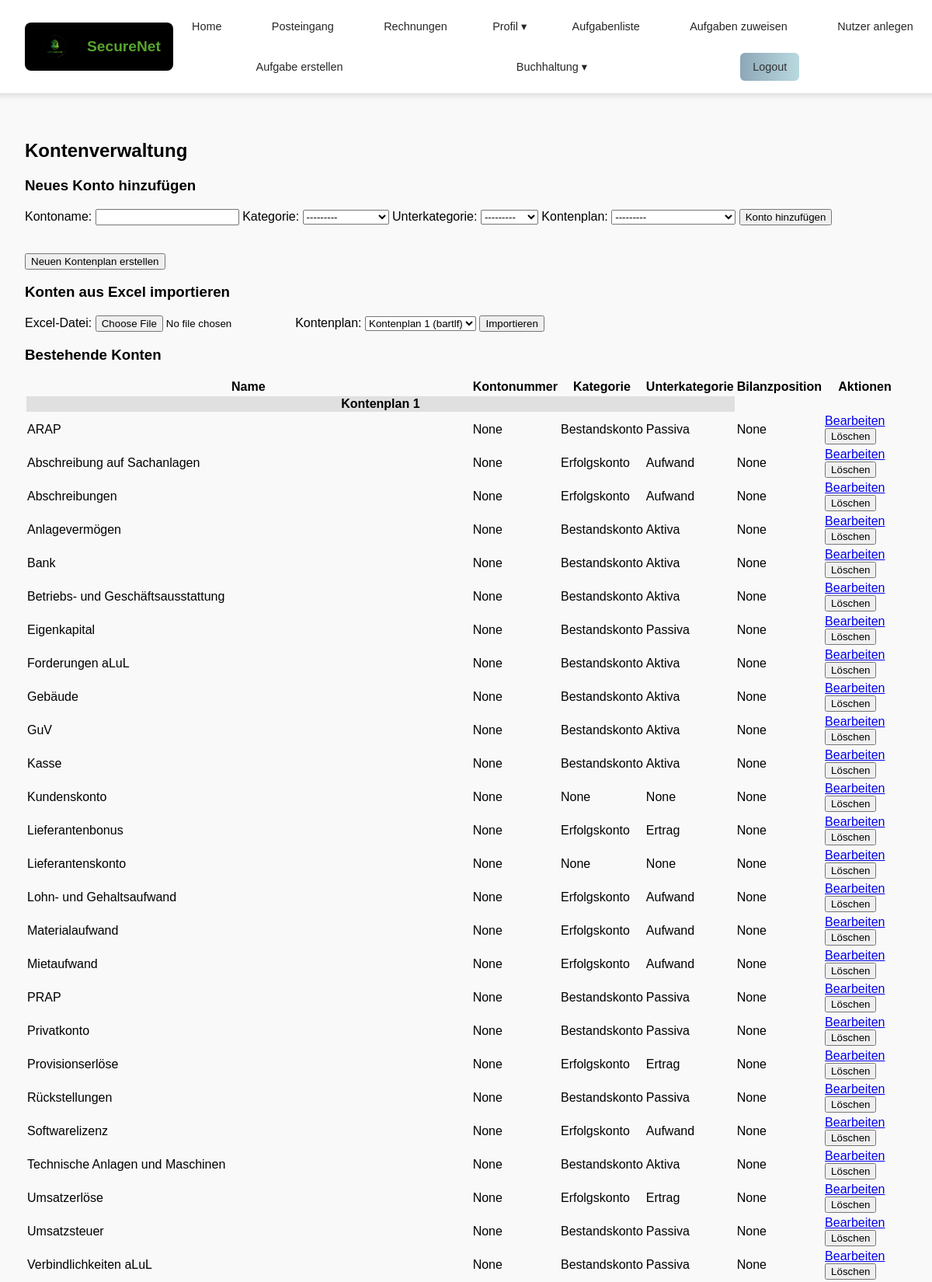
Screenshot of /posts/konten_verwalten/ (signed in, upper part) with the database file from the repository.
### posts/models.py (models this page shows, shortened)
class Konto(models.Model):
    KATEGORIE_CHOICES = [
        ('Bestandskonto', 'Bestandskonto'),
        ('Erfolgskonto', 'Erfolgskonto'),
    ]
    UNTERKATEGORIE_CHOICES = [
        ('Aktiva', 'Aktiva'),
        ('Passiva', 'Passiva'),
        ('Aufwand', 'Aufwand'),
        ('Ertrag', 'Ertrag'),
    ]
    name = models.CharField(max_length=255)
    kategorie = models.CharField(max_length=20, choices=KATEGORIE_CHOICES, blank=True, null=True)
    unterkategorie = models.CharField(max_length=20, choices=UNTERKATEGORIE_CHOICES, blank=True, null=True)
    kontonummer = models.IntegerField(null=True, blank=True)
    bilanzposition_nummer = models.IntegerField(null=True, blank=True)
    eins = models.CharField(max_length=20, choices=UNTERKATEGORIE_CHOICES, blank=True, null=True)
    erstellt_von = models.ForeignKey(
        settings.AUTH_USER_MODEL, null=True, blank=True,
        on_delete=models.SET_NULL, help_text="Nutzer, der das Konto erstellt hat"
    )
    kontenplan = models.ForeignKey('Kontenplan', null=True, blank=True, on_delete=models.SET_NULL)

### posts/views.py (the view)
    def _wrapped_view_func(request, *args, **kwargs):
        if request.user.is_authenticated and (request.user.role == 'teacher' or request.user.is_superuser):
            return view_func(request, *args, **kwargs)
        else:
            return HttpResponse(f'Fehlende Berechtigung <br><a href="{reverse("index")}">Zurück zur Startseite</a>')

### posts/forms.py
class KontoForm(forms.ModelForm):
    class Meta:
        model = Konto
        fields = ['name', 'kategorie', 'unterkategorie', 'kontenplan','kontonummer', 'bilanzposition_nummer']
    def __init__(self, *args, **kwargs):
        user = kwargs.pop('user', None)
        super().__init__(*args, **kwargs)
        if 'kategorie' in self.data:
            kategorie = self.data.get('kategorie')
            if kategorie == "Bestandskonto":
                self.fields['unterkategorie'].choices = [('Aktiva', 'Aktiva'), ('Passiva', 'Passiva')]
            elif kategorie == "Erfolgskonto":
                self.fields['unterkategorie'].choices = [('Aufwand', 'Aufwand'), ('Ertrag', 'Ertrag')]
        if user:
            self.fields['kontenplan'].queryset = Kontenplan.objects.filter(
                Q(nutzer=user) | Q(nutzer__is_superuser=True)
            )

### posts/models.py (called while the page is built)
    def __str__(self):
        return f"Kontenplan {self.id} von {self.nutzer.username}"

### posts/views.py (called while the page is built)
def lehrkraft_required(view_func):
    def _wrapped_view_func(request, *args, **kwargs):
        if request.user.is_authenticated and (request.user.role == 'teacher' or request.user.is_superuser):
            return view_func(request, *args, **kwargs)
        else:
            return HttpResponse(f'Fehlende Berechtigung <br><a href="{reverse("index")}">Zurück zur Startseite</a>')
    return _wrapped_view_func

### posts/templates/posts/konten_verwalten.html (shortened to what this page needs)
{% extends "master_layout.html" %}
{% block content %}
<h2>Kontenverwaltung</h2>
<h3>Neues Konto hinzufügen</h3>
<form method="post">
    <label for="id_name">Kontoname:</label>
    {{ form.name }}
    <label for="id_kategorie">Kategorie:</label>
    {{ form.kategorie }}
    <label for="id_unterkategorie">Unterkategorie:</label>
    {{ form.unterkategorie }}
    <label for="id_kontenplan">Kontenplan:</label>
    {{ form.kontenplan }}
    <button type="submit">Konto hinzufügen</button>
</form>
<br><br>
<form method="post">
    <button name="neuer_kontenplan" type="submit">Neuen Kontenplan erstellen</button>
</form>
<h3>Konten aus Excel importieren</h3>
<form method="post" enctype="multipart/form-data">
    <label for="excel_datei">Excel-Datei:</label>
    <input type="file" name="excel_datei" accept=".xlsx" required>
    <label for="kontenplan_id">Kontenplan:</label>
    <select name="kontenplan_id" required>
        {% for plan in kontenplaene %}
            <option value="{{ plan.id }}">Kontenplan {{ plan.id }} ({{ plan.nutzer.username }})</option>
        {% endfor %}
    </select>
    <button type="submit" name="importiere_excel">Importieren</button>
</form>
<h3>Bestehende Konten</h3>
<table>
    <tr>
        <th>Name</th>
        <th>Kontonummer</th>
        <th>Kategorie</th>
        <th>Unterkategorie</th>
        <th>Bilanzposition</th>
        <th>Aktionen</th>
    </tr>
    {% for plan_nr, konten in konten_nach_plan.items %}
        <tr>
            <th colspan="4" style="background:#e0e0e0;">Kontenplan {{ plan_nr }}</th>
        </tr>
            {% for konto in konten %}
            <tr>
                <td>{{ konto.name }}</td>
                <td>{{konto.kontonummer}}</td>
                <td>{{ konto.kategorie }}</td>
                <td>{{ konto.unterkategorie }}</td>
                <td>{{konto.bilanzposition_nummer}}</td>
                <td>
                    {% if konto.erstellt_von_id == user.id or user.is_superuser %}
                    <a href="{% url 'posts:konto_bearbeiten' konto.id %}">Bearbeiten</a>
                    <form action="{% url 'posts:konto_loeschen' konto.id %}" method="post" style="display:inline;">
                        <button type="submit" onclick="return confirm('Möchtest du dieses Konto wirklich löschen?');">Löschen</button>
                    </form>
                    {% endif %}
                </td>
            </tr>
            {% endfor %}
    {% endfor %}
</table>
{% endblock %}

### staticfiles/css/master_layout.css (style rules this page uses)
body { margin: 0; padding: 0; font-family: Arial, sans-serif; background-color: #f9f9f9; }

### rows the page displays
Konto: name "ARAP", kontonummer "None", kategorie "Bestandskonto", unterkategorie "Passiva", bilanzposition_nummer "None", shows "Bearbeiten"
Konto: name "Abschreibung auf Sachanlagen", kontonummer "None", kategorie "Erfolgskonto", unterkategorie "Aufwand", bilanzposition_nummer "None", shows "Bearbeiten"
Konto: name "Abschreibungen", kontonummer "None", kategorie "Erfolgskonto", unterkategorie "Aufwand", bilanzposition_nummer "None", shows "Bearbeiten"
Konto: name "Anlagevermögen", kontonummer "None", kategorie "Bestandskonto", unterkategorie "Aktiva", bilanzposition_nummer "None", shows "Bearbeiten"
Konto: name "Bank", kontonummer "None", kategorie "Bestandskonto", unterkategorie "Aktiva", bilanzposition_nummer "None", shows "Bearbeiten"
Konto: name "Betriebs- und Geschäftsausstattung", kontonummer "None", kategorie "Bestandskonto", unterkategorie "Aktiva", bilanzposition_nummer "None", shows "Bearbeiten"
Konto: name "Eigenkapital", kontonummer "None", kategorie "Bestandskonto", unterkategorie "Passiva", bilanzposition_nummer "None", shows "Bearbeiten"
Konto: name "Forderungen aLuL", kontonummer "None", kategorie "Bestandskonto", unterkategorie "Aktiva", bilanzposition_nummer "None", shows "Bearbeiten"
Konto: name "Gebäude", kontonummer "None", kategorie "Bestandskonto", unterkategorie "Aktiva", bilanzposition_nummer "None", shows "Bearbeiten"
Konto: name "GuV", kontonummer "None", kategorie "Bestandskonto", unterkategorie "Aktiva", bilanzposition_nummer "None", shows "Bearbeiten"
Konto: name "Kasse", kontonummer "None", kategorie "Bestandskonto", unterkategorie "Aktiva", bilanzposition_nummer "None", shows "Bearbeiten"
Konto: name "Kundenskonto", kontonummer "None", kategorie "None", unterkategorie "None", bilanzposition_nummer "None", shows "Bearbeiten"
Konto: name "Lieferantenbonus", kontonummer "None", kategorie "Erfolgskonto", unterkategorie "Ertrag", bilanzposition_nummer "None", shows "Bearbeiten"
Konto: name "Lieferantenskonto", kontonummer "None", kategorie "None", unterkategorie "None", bilanzposition_nummer "None", shows "Bearbeiten"
Konto: name "Lohn- und Gehaltsaufwand", kontonummer "None", kategorie "Erfolgskonto", unterkategorie "Aufwand", bilanzposition_nummer "None", shows "Bearbeiten"
Konto: name "Materialaufwand", kontonummer "None", kategorie "Erfolgskonto", unterkategorie "Aufwand", bilanzposition_nummer "None", shows "Bearbeiten"
Konto: name "Mietaufwand", kontonummer "None", kategorie "Erfolgskonto", unterkategorie "Aufwand", bilanzposition_nummer "None", shows "Bearbeiten"
Konto: name "PRAP", kontonummer "None", kategorie "Bestandskonto", unterkategorie "Passiva", bilanzposition_nummer "None", shows "Bearbeiten"
Konto: name "Privatkonto", kontonummer "None", kategorie "Bestandskonto", unterkategorie "Passiva", bilanzposition_nummer "None", shows "Bearbeiten"
Konto: name "Provisionserlöse", kontonummer "None", kategorie "Erfolgskonto", unterkategorie "Ertrag", bilanzposition_nummer "None", shows "Bearbeiten"
Konto: name "Rückstellungen", kontonummer "None", kategorie "Bestandskonto", unterkategorie "Passiva", bilanzposition_nummer "None", shows "Bearbeiten"
Konto: name "Softwarelizenz", kontonummer "None", kategorie "Erfolgskonto", unterkategorie "Aufwand", bilanzposition_nummer "None", shows "Bearbeiten"
Konto: name "Technische Anlagen und Maschinen", kontonummer "None", kategorie "Bestandskonto", unterkategorie "Aktiva", bilanzposition_nummer "None", shows "Bearbeiten"
Konto: name "Umsatzerlöse", kontonummer "None", kategorie "Erfolgskonto", unterkategorie "Ertrag", bilanzposition_nummer "None", shows "Bearbeiten"
Konto: name "Umsatzsteuer", kontonummer "None", kategorie "Bestandskonto", unterkategorie "Passiva", bilanzposition_nummer "None", shows "Bearbeiten"
Konto: name "Verbindlichkeiten aLuL", kontonummer "None", kategorie "Bestandskonto", unterkategorie "Passiva", bilanzposition_nummer "None", shows "Bearbeiten"

### other values shown
{{ plan_nr }} "1"
